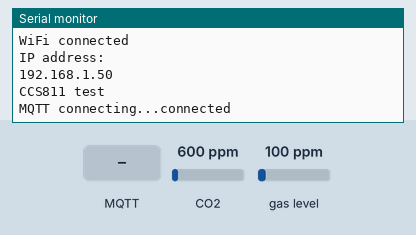
Simulated run of this sketch. Board: ESP32. On the bench: the last lines printed to the serial monitor. The test bench sets the inputs (shaded band); at power-on: CO2 600 ppm, gas level 100 ppm. WiFi joins after 1.5 s; servers stay silent unless stated; no MQTT or app messages arrive unless stated.

Above: at 3.7 s.
3.8 s: MQTT message "CO2:" arrives on the first subscribed topic
At 5.1 s:
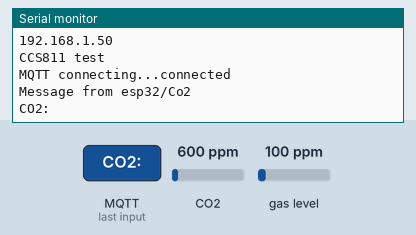
6.0 s: MQTT message "on" arrives on the first subscribed topic
At 7.7 s:
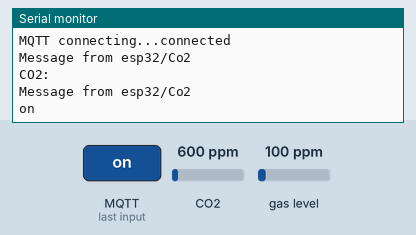
8.0 s: MQTT message "off" arrives on the first subscribed topic
At 9.6 s:
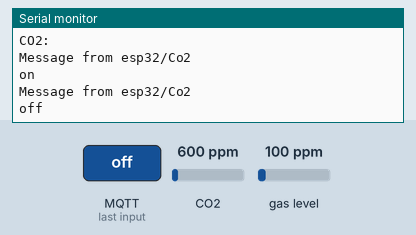

The sketch:

CCS811-Co2.ino
```cpp
#include "Adafruit_CCS811.h"
#include <WiFiClientSecure.h>
#include <PubSubClient.h>
Adafruit_CCS811 ccs;
#include <stdlib.h>

//config Wifi
const char* ssid = ""; // แก้ ssid
const char* password = ""; // แก้ password
//end config wifi

const char * topic = "esp32/Co2";
#define mqtt_server "" // server
#define mqtt_port 1883// เลข port
#define mqtt_user "" // user
#define mqtt_password "" // password

WiFiClient espClient; //สร้างตัวแปรเชื่อมต่อ wifi
PubSubClient client(espClient); //กำหนด MQTT ให้ใช้ Wifi ที่ตั้งไว้

void setup() {
  Serial.begin(115200);
  delay(1000);
  Serial.println();
  Serial.print("Connecting to ");
  Serial.println(ssid);
  //เริ่มการเชื่อมต่อ wifi
  WiFi.begin(ssid, password);
  while (WiFi.status() != WL_CONNECTED) {
    delay(500);
    Serial.print(".");
  }
  Serial.println("");
  Serial.println("WiFi connected");
  Serial.println("IP address: ");
  Serial.println(WiFi.localIP());
  //end connect network
  Serial.println("CCS811 test");
  //ตรวจสอบว่า sensor ทำงานไหม
  if (!ccs.begin()) {
    Serial.println("Failed to start sensor! Please check your wiring.");
    while (1);
  }

  // Wait for the sensor to be ready
  while (!ccs.available());

  client.setServer(mqtt_server, mqtt_port); // เชื่อมต่อ mqtt server
  client.setCallback(callback); // สร้างฟังก์ชันเมื่อมีการติดต่อจาก mqtt มา
}

void loop() {
  if (!client.connected()) {
    Serial.print("MQTT connecting...");
    if (client.connect("ESP32Client", mqtt_user, mqtt_password)) { // ถ้าเชื่อมต่อ mqtt สำเร็จ
      client.subscribe(topic); // ชื่อ topic ที่ต้องการติดตาม
      Serial.println("connected");
    }
    // ในกรณีเชื่อมต่อ mqtt ไม่สำเร็จ
    else {
      Serial.print("failed, rc=");
      Serial.print(client.state());
      Serial.println(" try again in 5 seconds");
      delay(5000); // หน่วงเวลา 5 วินาที แล้วลองใหม่
      return;
    }
  }
  int co2 = ccs.geteCO2();
  char mqtt_payload[30] = "";
  snprintf (mqtt_payload, 30, "%ld", co2); //จัดรูปแบบสตริงก่อนส่งไป MQTT
  client.publish(topic, mqtt_payload); //publish topic,ข้อความ
  delay(1000);
  if (ccs.available()) {   //แสดงผลออก serial monitor
    if (!ccs.readData()) {
      /*
        Serial.print("CO2: ");
        Serial.print(ccs.geteCO2());
        Serial.print("ppm, TVOC: ");
        Serial.println(ccs.getTVOC());*/
    }
    else {
      Serial.println("ERROR!");
      while (1);
    }
  }
  client.loop();  //สั่งให้ตัวแปรของ mqtt ทำงานตลอดเวลา
}


void callback(char* topic, byte* payload, unsigned int length) {
  Serial.print("Message from ");
  Serial.println(topic);
  String msg = "";
  int i = 0;

  while (i < length) {
    msg += (char)payload[i++]; // อ่านข้อความจาก topic ที่ส่งมา
  }
  //Serial.print("receive ");
  Serial.println(msg); // แสดงข้อความที่ได้รับจาก topic

}
```

Measured:
- after the input at 3.8 s, the serial monitor: prints a new line after 0.76 s (image 1)
- after the input at 6.0 s, the serial monitor: prints a new line after 0.56 s (image 2)
- after the input at 8.0 s, the serial monitor: prints a new line after 0.56 s (image 3)
